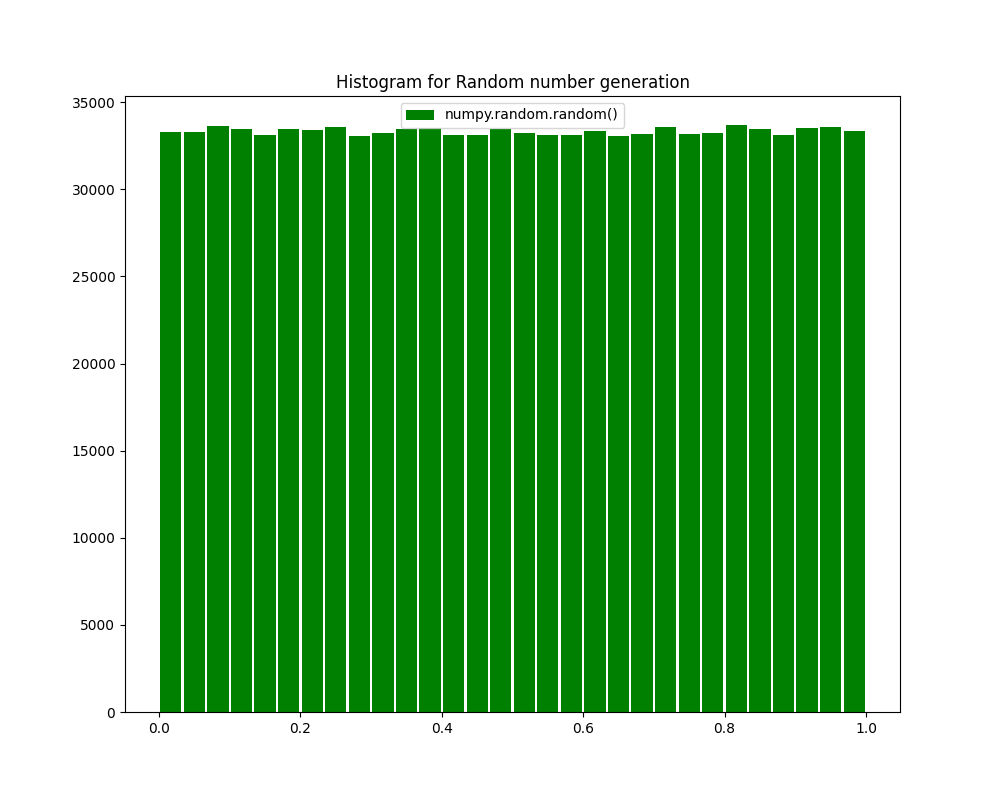

Python code for this plot:
import numpy.random as rn
import numpy as np
import matplotlib.pyplot as plt

r=rn.random(1000000)

fig=plt.figure(figsize=(10,8),dpi=100)  #This must be at the beginning of plot
plt.title('Histogram for Random number generation')
plt.hist(r,bins=30,rwidth=0.9,range=None,density=False,color='green',label='numpy.random.random()',histtype='bar')
plt.legend(loc='best')

plt.savefig('S:\\Documents\\Github\\Computational-Physics-UG\\Methods of graph plotting\\Histogram_plot\\Python File\\histogram.png')
plt.show()
